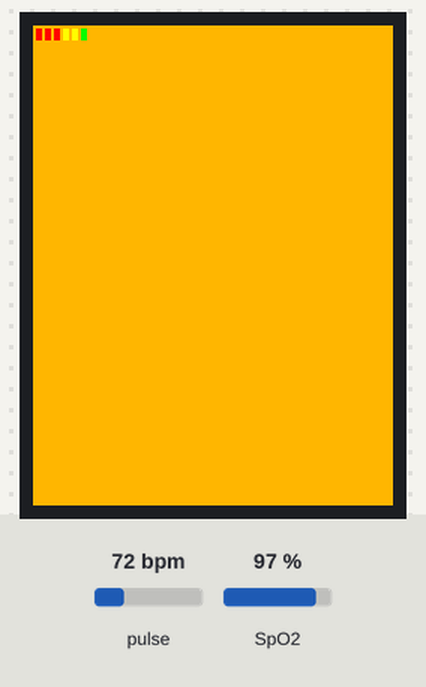
Recording of a sketch running on a simulated ESP32. On the bench: 240×320 colour display. Inputs (shaded band) come from the test bench; at power-on: pulse 72 bpm, SpO2 97 %. Nothing arrives over Bluetooth unless stated; a phone connects over Bluetooth LE 3 s after start; what the sketch prints to the serial monitor is not drawn.

Above: at 0.3 s.
At 2.1 s:
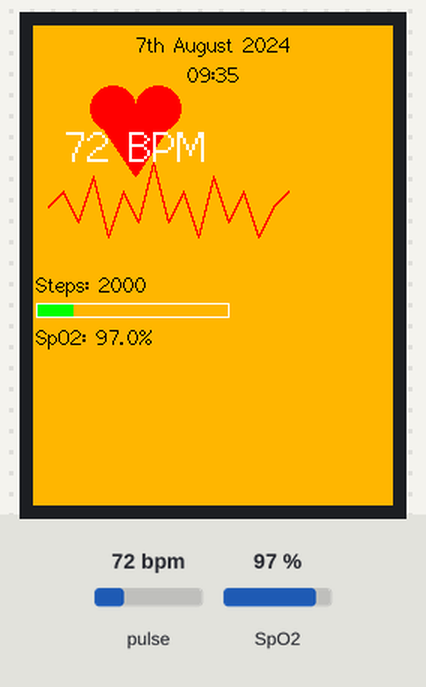
2.2 s: pulse set to 148 bpm
At 4.0 s:
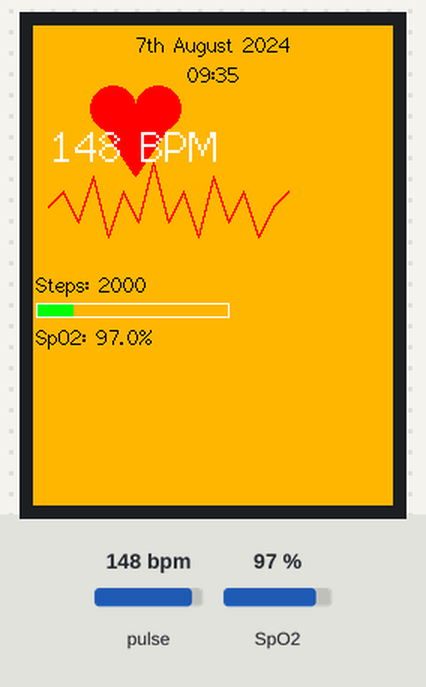
4.3 s: pulse set to 151 bpm
Timing chart, 0 to 7.3 s (numbered marks = the images above; inputs shaded):
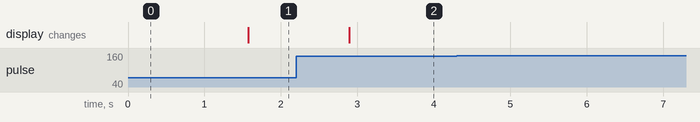

The sketch:

main_presentation_code.ino
```cpp
#include <TFT_eSPI.h>
#include <Wire.h>
#include "MAX30105.h"
#include "heartRate.h"
#include <Adafruit_GFX.h>
#include "spo2_algorithm.h"
#include <ArduinoBLE.h> // Corrected the include directive

// BLE UUIDs
#define SERVICE_UUID        "4fafc201-1fb5-459e-8fcc-c5c9c331914b"
#define CHARACTERISTIC_UUID "beb5483e-36e1-4688-b7f5-ea07361b26a8"

// Declare display and sensors
TFT_eSPI tft = TFT_eSPI();
MAX30105 particleSensor;

// BLE service and characteristic
BLEService bleService(SERVICE_UUID);
BLECharacteristic bleCharacteristic(CHARACTERISTIC_UUID, BLERead | BLEWrite | BLENotify, 512);

// Constants and variables for BPM and SpO2 calculation
const byte RATE_SIZE = 4;
byte rates[RATE_SIZE];
byte rateSpot = 0;
long lastBeat = 0;

float beatsPerMinute;
int beatAvg;
float spo2; // Variable to store SpO2 value

#define BUFFER_SIZE 100
uint32_t irBuffer[BUFFER_SIZE]; // Infrared LED sensor data
uint32_t redBuffer[BUFFER_SIZE]; // Red LED sensor data
int32_t bufferLength; // Data length
int32_t spo2Value; // SpO2 value
int8_t validSPO2; // Indicator to show if the SpO2 calculation is valid
int32_t heartRate; // Heart rate value
int8_t validHeartRate; // Indicator to show if the heart rate calculation is valid

int steps_taken = 2000; // Reduced steps taken
int step_goal = 10000;
int stepsbar_len = 0;
int spx = 2;
int spy = 2;
int uw = 4;
int uh = 8;
int us = 2;
int cell_colour = TFT_RED;

struct SensorData {
  String timestamp;
  float bpm;
  float spo2;
};

SensorData dailyData[1440]; // Assuming data collection every minute
int dataCount = 0;

// Constants for initial time
const int initialHour = 9;
const int initialMinute = 35;
const long millisInOneSecond = 1000;
const long millisInOneMinute = 60 * millisInOneSecond;
const long millisInOneHour = 60 * millisInOneMinute;

void setup() {
  Serial.begin(115200);
  Serial.println("Initializing...");

  // Initialize the display
  tft.init();
  tft.setRotation(0);
  tft.fillScreen(TFT_ORANGE);
  tft.setTextColor(TFT_BLACK);

  // Battery indicator
  for (int xx = 1; xx < 7; xx++) {
    tft.fillRect(spx, spy, uw, uh, cell_colour);
    spx += (uw + us);
    switch (xx) {
      case 1: case 2: cell_colour = TFT_RED; break;
      case 3: case 4: cell_colour = TFT_YELLOW; break;
      case 5: default: cell_colour = TFT_GREEN; break;
    }
  }

  // Initialize MAX30105 sensor
  if (!particleSensor.begin(Wire, I2C_SPEED_FAST)) {
    Serial.println("MAX30105 was not found. Please check wiring/power.");
    tft.drawString("MAX30105 not found", 10, 30, 2);
    while (1);
  }
  Serial.println("Place your index finger on the sensor with steady pressure.");

  particleSensor.setup(); // Configure sensor with default settings
  particleSensor.setPulseAmplitudeRed(0x3F); // Set Red LED to maximum for better readings
  particleSensor.setPulseAmplitudeIR(0x3F);  // Set IR LED to maximum for better readings
  particleSensor.setPulseAmplitudeGreen(0);  // Turn off Green LED

  // Initialize BLE
  if (!BLE.begin()) {
    Serial.println("starting BLE failed!");
    while (1);
  }

  // Set BLE device name and service
  BLE.setLocalName("ESP32_BLE");
  BLE.setAdvertisedService(bleService);

  // Add characteristic to service
  bleService.addCharacteristic(bleCharacteristic);

  // Add service
  BLE.addService(bleService);

  // Start advertising
  BLE.advertise();

  Serial.println("Waiting for a client connection to notify...");
}

void loop() {
  bufferLength = BUFFER_SIZE;
  for (int i = 0; i < bufferLength; i++) {
    while (particleSensor.available() == false) // Wait until new data is available
      particleSensor.check();
    redBuffer[i] = particleSensor.getRed();
    irBuffer[i] = particleSensor.getIR();
    particleSensor.nextSample(); // We need to advance to the next sample after retrieving the data
  }

  // Calculate SpO2 and heart rate
  maxim_heart_rate_and_oxygen_saturation(irBuffer, bufferLength, redBuffer, &spo2Value, &validSPO2, &heartRate, &validHeartRate);

  // Check if valid readings are obtained
  if (validHeartRate && heartRate > 0 && validSPO2 && spo2Value > 0) {
    beatsPerMinute = heartRate;
    beatAvg = beatsPerMinute; // Here we are using the instantaneous BPM; you can replace it with your averaging logic
    spo2 = spo2Value;

    // Ensure SpO2 is between 90% and 100% when BPM is not zero
    spo2 = constrain(spo2, 90.0, 100.0);
  } else {
    // If no valid readings, set average BPM to 0 and SpO2 to 0
    beatAvg = 0;
    spo2 = 0;
  }

  // Log data
  if (dataCount < 1440) {
    dailyData[dataCount] = { "07/08/2024 09:35", beatAvg, spo2 };
    dataCount++;
  }

  updateDisplay(beatsPerMinute, beatAvg, spo2); // Update display with new data

  BLEDevice central = BLE.central();

  // If a central is connected
  if (central) {
    Serial.print("Connected to central: ");
    Serial.println(central.address());

    while (central.connected()) {
      String dataString = "";
      for (int i = 0; i < dataCount; i++) {
        dataString += dailyData[i].timestamp + "," +
                      String(dailyData[i].bpm) + "," +
                      String(dailyData[i].spo2) + "\n";
      }

      bleCharacteristic.writeValue(dataString.c_str());

      delay(1000); // Send data every second
    }

    Serial.print("Disconnected from central: ");
    Serial.println(central.address());
  }
}

void updateDisplay(float bpm, int avgBpm, float spo2) {
  // Calculate current time using millis
  unsigned long currentMillis = millis();
  unsigned long totalMinutes = currentMillis / millisInOneMinute;
  unsigned long currentHour = initialHour + (totalMinutes / 60);
  unsigned long currentMinute = initialMinute + (totalMinutes % 60);

  // Adjust for overflow in hours and minutes
  currentHour = currentHour % 24;
  currentMinute = currentMinute % 60;

  // Create time string
  char timeBuffer[10];
  snprintf(timeBuffer, sizeof(timeBuffer), "%02lu:%02lu", currentHour, currentMinute);

  // Check if the heart rate is very high and display a warning
  if (avgBpm >= 150) { // Trigger alert at BPM of 150
    // Show warning message for 10 seconds
    tft.fillScreen(TFT_RED);
    tft.setTextColor(TFT_WHITE, TFT_RED); // White text on red background
    tft.setTextSize(1); // Small enough to fit the message

    // Display the warning message with BPM value
    String message = "Heart Rate very high: " + String(avgBpm) + " BPM. Take a break and relax.";

    // Word wrap the message manually for proper display
    tft.drawString("Heart Rate very high:", 5, 30, 2);
    tft.drawString(String(avgBpm) + " BPM", 5, 50, 2);
    tft.drawString("Take a break and relax.", 5, 70, 2);

    delay(10000); // Display message for 10 seconds
    return; // Skip the rest of the updateDisplay logic
  }

  tft.fillScreen(TFT_ORANGE);

  // Display fixed date at the top with the same font size as the time
  tft.setTextColor(TFT_BLACK, TFT_ORANGE);
  tft.setTextSize(1); // Smaller font size to match the time
  tft.drawCentreString("7th August 2024", tft.width() / 2, 5, 2); // Centered at the top

  // Display dynamic time underneath the date
  tft.setTextColor(TFT_BLACK, TFT_ORANGE);
  tft.setTextSize(1); // Smaller font size
  tft.drawCentreString(timeBuffer, tft.width() / 2, 25, 2); // Centered beneath the date

  // Draw ECG line
  drawECGLine();

  // Draw heart shape for BPM
  drawHeartShape(68, 70, 30, TFT_RED); // Heart shape centered on screen

  // Display BPM value inside the heart shape
  tft.setTextColor(TFT_WHITE, TFT_RED); // Text color with heart shape background
  tft.setTextSize(2); // Bold and larger font for BPM
  tft.drawCentreString(String(avgBpm) + " BPM", 68, 65, 2); // BPM value centered

  stepsbar_len = ((steps_taken * 129) / step_goal);

  // Display steps
  tft.setTextColor(TFT_BLACK); // Ensure text is visible without a background
  tft.setTextSize(1); // Smaller font size
  tft.drawString("Steps: " + String(steps_taken), 2, 165, 2);
  tft.fillRect(2, 185, stepsbar_len, 10, TFT_GREEN); // Filled bar for steps
  tft.drawRect(2, 185, 129, 10, TFT_WHITE); // Outline for steps bar

  // Display SpO2
  tft.setTextSize(1); // Smaller font size
  tft.drawString("SpO2: " + String(spo2, 1) + "%", 2, 200, 2);

  // Debugging output to Serial Monitor
  Serial.print("BPM: ");
  Serial.print(bpm);
  Serial.print(", Avg BPM: ");
  Serial.print(avgBpm);
  Serial.print(", SpO2: ");
  Serial.println(spo2);
}

void drawECGLine() {
  // Define ECG line points for 8 peaks and 6 troughs, closer together
  int ecgPoints[17][2] = {
    {10, 120}, {20, 110}, {30, 130}, {40, 100}, {50, 140}, {60, 110}, {70, 130},
    {80, 90}, {90, 130}, {100, 110}, {110, 140}, {120, 100}, {130, 130}, {140, 110}, {150, 140}, {160, 120}, {170, 110}
  };

  // Draw ECG line using points with thicker lines for a bolder appearance
  for (int i = 0; i < 16; i++) {
    tft.drawLine(ecgPoints[i][0], ecgPoints[i][1], ecgPoints[i + 1][0], ecgPoints[i + 1][1], TFT_RED);
    tft.drawLine(ecgPoints[i][0], ecgPoints[i][1] + 1, ecgPoints[i + 1][0], ecgPoints[i + 1][1] + 1, TFT_RED);
  }
}

void drawHeartShape(int x, int y, int size, uint16_t color) {
  // Draw a simple heart shape
  int heartSize = size / 2;
  tft.fillCircle(x - heartSize, y - heartSize, heartSize, color);
  tft.fillCircle(x + heartSize, y - heartSize, heartSize, color);
  tft.fillTriangle(x - size, y - heartSize, x + size, y - heartSize, x, y + size, color);
}
```

Measured:
- after the input at 2.2 s, the display: changes after 0.70 s (image 2)
- after the input at 4.3 s, every drawn part: stays the same
